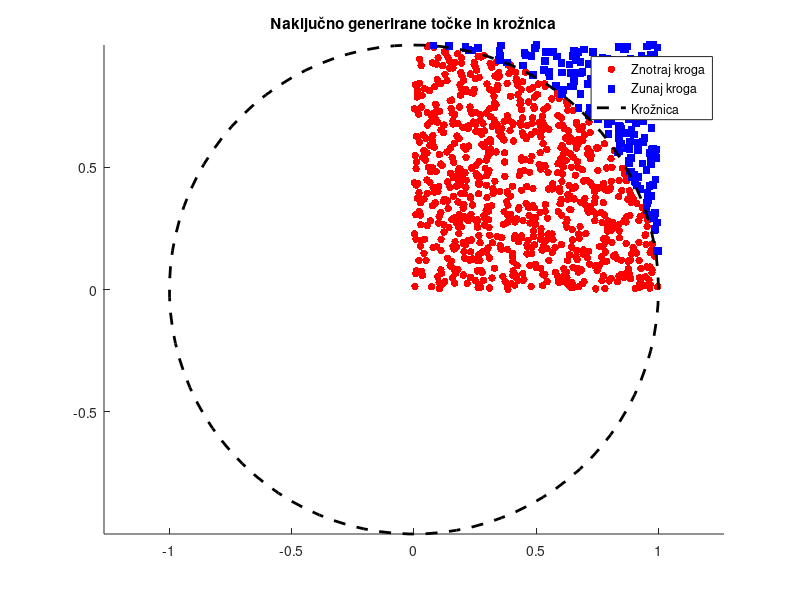

The MATLAB script that drew this image:
function plot_random_points()
    % Število naključnih točk
    stevilo_tock = 1000;

    % Generiraj naključne točke znotraj enotskega kvadrata
    x = rand(1, stevilo_tock);
    y = rand(1, stevilo_tock);

    % Preveri, ali so točke znotraj kroga
    razdalja = sqrt(x.^2 + y.^2);
    znotraj_kroga = razdalja <= 1;

    % Koordinate točk znotraj kroga in zunaj kroga
    krog_x = x(znotraj_kroga);
    krog_y = y(znotraj_kroga);
    kvadrat_x = x(~znotraj_kroga);
    kvadrat_y = y(~znotraj_kroga);

    % Ustvari novo sliko
    figure;

    % Riši točke znotraj kroga v rdeči barvi s krogci
    scatter(krog_x, krog_y, 30, 'r', 'filled', 'DisplayName', 'Znotraj kroga');

    hold on; % Nadaljuj risanje na isti sliki

    % Riši točke zunaj kroga v modri barvi s kvadrati
    scatter(kvadrat_x, kvadrat_y, 30, 'b', 's', 'filled', 'DisplayName', 'Zunaj kroga');

    % Anonimna funkcija za izris loka krožnice
    n = 100; % Število točk na loku
    theta = linspace(0, 2*pi, n);
    x_circle = cos(theta);
    y_circle = sin(theta);

    % Riši lok krožnice v črni barvi
    plot(x_circle, y_circle, 'k--', 'LineWidth', 2, 'DisplayName', 'Krožnica');

    % Dodaj legendo
    legend('Location', 'Best');


    % Prikaži rezultat
    axis equal;
    title('Naključno generirane točke in krožnica');
end
